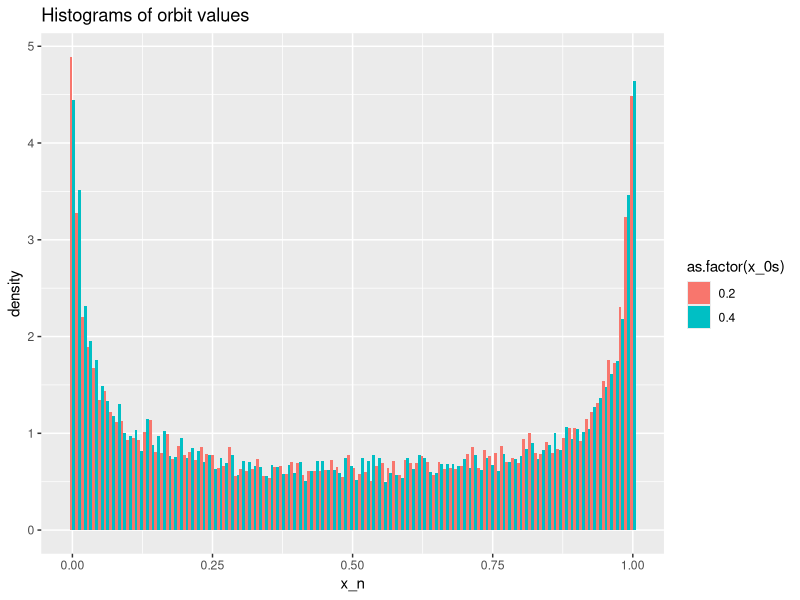
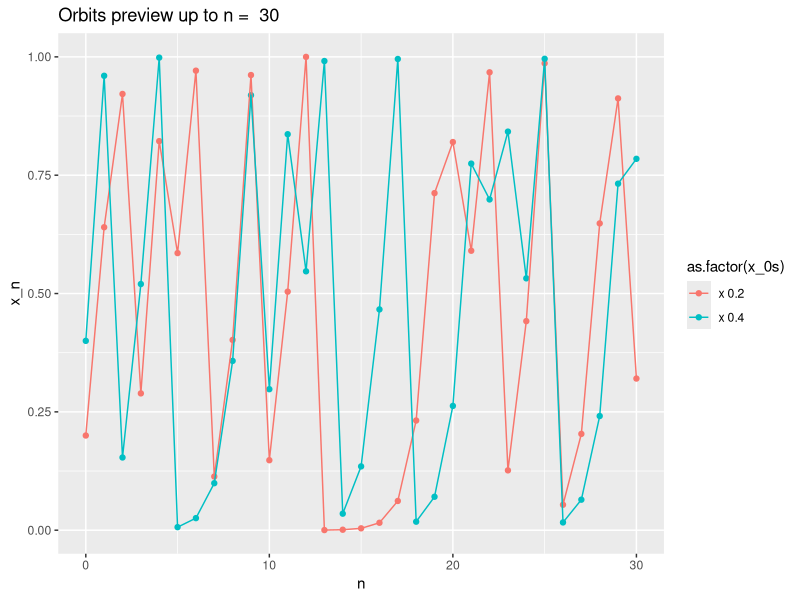

Write R code to recreate these figures, in order.
## ---- chunk 1
knitr::opts_chunk$set(echo = TRUE)
library(tidyverse)
## ---- chunk 2
# let's do this in R
r <- 4
x_0s <- c(0.2, 0.4) # seq(0, 1, length=5) results in something weird
N <- 10000

bins <- 100
orbit_preview_length <- 30

# function declaration
func <- function(x){
  return(r*x*(1-x)) 
}

get_function_iteration_trajectories <- function(x_0s, N = 100){
  trajectories <- data.frame()
  
  for(i in x_0s){
    x_t <- i
    x_0 <- rep(i,times=N+1)
    n <- 0:N
    
    trajectory <- c(x_t)
    
    for(t in 0:(N-1)){
      x_t <- func(x_t)
      trajectory <- c(trajectory, x_t) # add x_t_1's value to the trajectory vector
    }
    trajectories <- rbind(trajectories, data.frame(x_0s = x_0, n = n, x_n = trajectory))
  }
  return(trajectories)
}

trajectories <- get_function_iteration_trajectories(x_0s = x_0s, N = N)

trajectories %>% ggplot(aes(x_n, y=..density..)) + 
  geom_histogram(aes(fill=as.factor(x_0s)), position="dodge", bins=bins) +
  labs(title = paste("Histograms of orbit values"))

trajectories$x_0s <- paste("x", trajectories$x_0s)
trajectories %>% pivot_wider(names_from = x_0s, values_from = x_n) %>% 
  filter(n <= orbit_preview_length) %>% 
  pivot_longer(-n, names_to = "x_0s", values_to = "x_n") %>% 
  ggplot(aes(n, x_n, colour = as.factor(x_0s))) + 
  geom_point() + geom_line() +
  labs(title = paste("Orbits preview up to n = ", orbit_preview_length))
